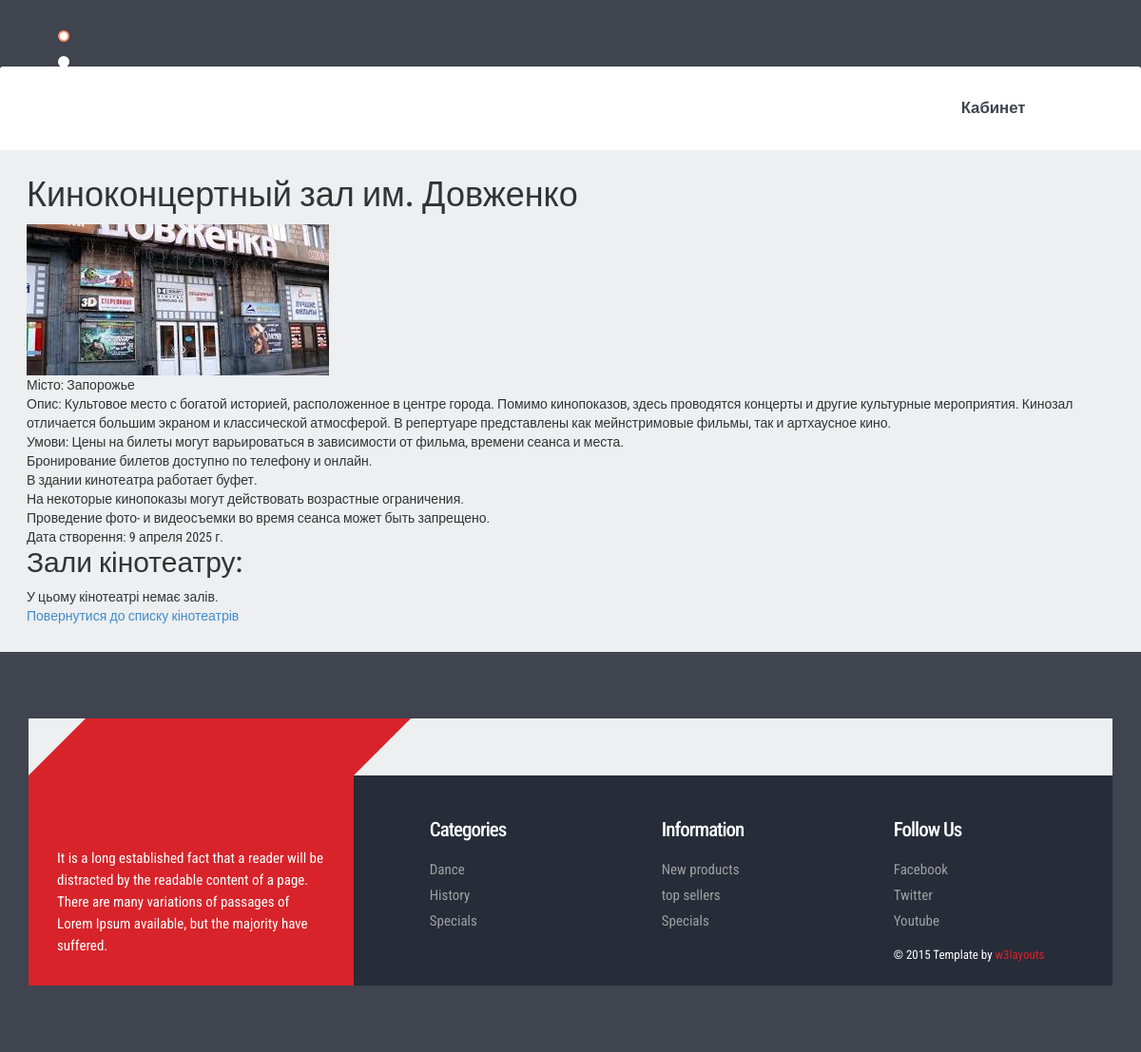
/cinemas/cinemas/afisha-kinoteatrov-zaporozhya-na-vyhodnye/, run on the app's committed database.
### core/models.py (models this page shows, shortened)
class Cinemas(models.Model):
    id = models.AutoField(primary_key=True)
    seo_block = models.OneToOneField(Block_SEO, on_delete=models.CASCADE, verbose_name="SEO блок")
    title = models.CharField(max_length = 255, verbose_name="Назва")
    description = models.TextField(verbose_name="Опис")
    conditions = models.TextField(verbose_name="Умови")
    city = models.CharField(max_length=100, verbose_name="Місто")
    picture = models.ForeignKey(Picture, on_delete=models.SET_NULL, null=True, blank=True, verbose_name="Картинки")
    date = models.DateField(auto_now_add=True, verbose_name="Дата")
    class Meta:
        verbose_name = 'Кинотеатр'
        verbose_name_plural = 'Кинотеатри'

### main/models.py (models this page shows, shortened)
class Picture(models.Model):
    id = models.AutoField(primary_key=True)
    image_type = models.CharField(max_length=20,
                                  choices=[('main_picture', 'Главное изображение'), ('gallery', 'Галерея')],verbose_name= 'Тип зображення')
    image = models.ImageField(upload_to='images/', verbose_name= 'Зображення')
    alter_txt = models.CharField(max_length=255, blank=True, null=True, verbose_name= 'Альтернативний текст')
    class Meta:
        verbose_name = 'Картинка'
        verbose_name_plural = 'Картинки'

### core/views.py (the view)
# urls.py: path('cinemas/<slug:cinema_slug>/', views.cinema_detail, name='cinema_detail'),
def cinema_detail(request, cinema_slug):
    cinema = get_object_or_404(Cinemas, seo_block__seo_url=cinema_slug)
    halls = cinema.halls.all()  # Получаем все залы, связанные с этим кинотеатром
    context = {'cinema': cinema, 'halls': halls}
    return render(request, 'core/cinema_detail.html', context)

### core/templates/core/cinema_detail.html (shortened to what this page needs)
{% extends 'main/index.html' %}
{% block content %}
    <h1>{{ cinema.title }}</h1>
    {% if cinema.picture %}
        <img src="{{ cinema.picture.image.url }}" alt="{{ cinema.picture.alter_txt }}">
    {% endif %}
    <p>Місто: {{ cinema.city }}</p>
    <p>Опис: {{ cinema.description|linebreaksbr }}</p>
    <p>Умови: {{ cinema.conditions|linebreaksbr }}</p>
    <p>Дата створення: {{ cinema.date }}</p>
    <h2>Зали кінотеатру:</h2>
    {% if halls %}
        <ul>
            {% for hall in halls %}
                <li>{{ hall.title }} - {{ hall.description|truncatechars:100 }}</li>
            {% endfor %}
        </ul>
    {% else %}
        <p>У цьому кінотеатрі немає залів.</p>
    {% endif %}
    <p><a href="{% url 'cinema_list' %}">Повернутися до списку кінотеатрів</a></p>
{% endblock %}

### static/main/css/style.css (style rules this page uses)
h4, h5, h6, h1, h2, h3 { margin-top: 0; }
p { margin: 0; }
html, body { font-family: 'Roboto Condensed', sans-serif; background:#3f444e; }
body a { transition:0.5s all; -webkit-transition:0.5s all; -moz-transition:0.5s all; -o-transition:0.5s all; -ms-transition:0.5s all; }

### data on the page
Cinemas: title "Киноконцертный зал им. Довженко", picture.image (picture), city "Запорожье", description "Культовое место с богатой историей, расположенное в центре города. Помимо кинопоказов, здесь проводятся концерты и другие культурные мероприятия. Кинозал отличается большим экраном и классической атмосферой. В репертуаре представлены как мейнстримовые фильмы, так и артхаусное кино.", conditions "Цены на билеты могут варьироваться в зависимости от фильма, времени сеанса и места. Бронирование билетов доступно по телефону и онлайн. В здании кинотеатра работает буфет. На некоторые кинопоказы могут действовать возрастные ограничения. Проведение фото- и видеосъемки во время сеанса может быть запрещено.", date "9 апреля 2025 г."
